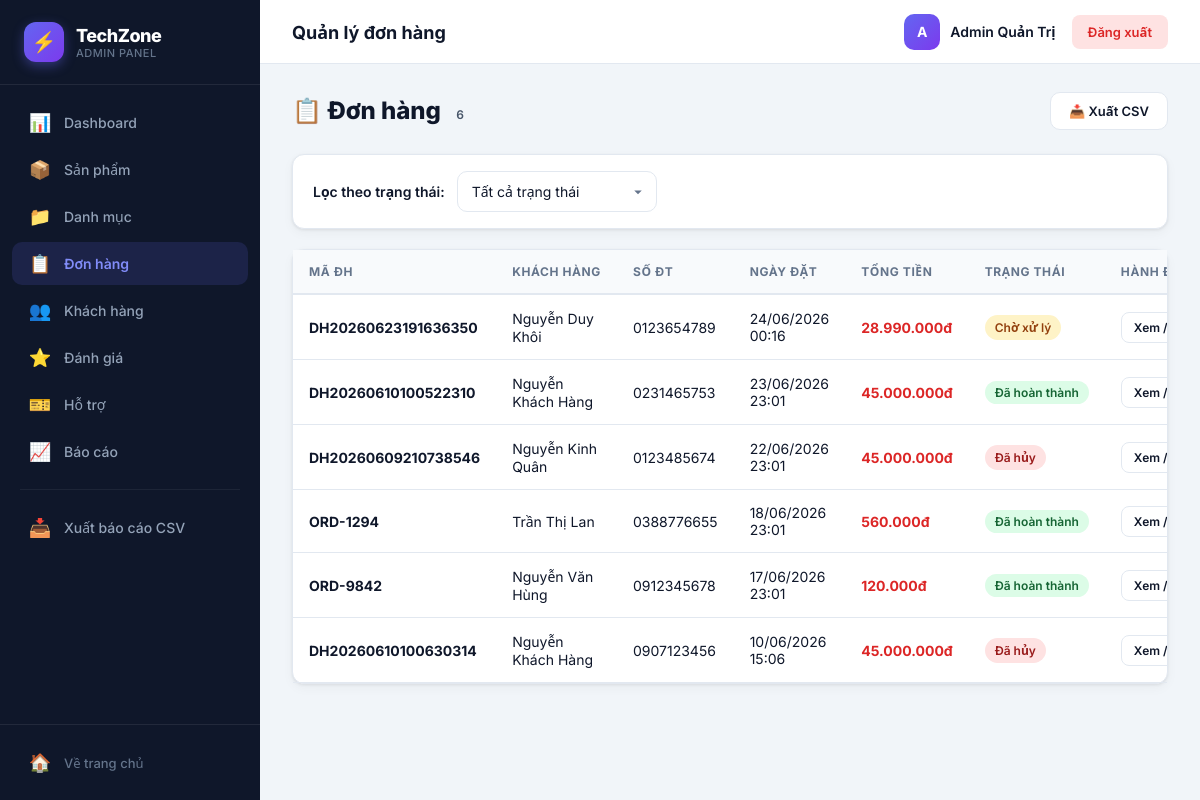
The app's page /admin/orders.php (signed in) with its own data.
### tables this page shows
CREATE TABLE `orders` (
  `id` int(10) UNSIGNED NOT NULL,
  `order_code` varchar(20) NOT NULL,
  `user_id` int(10) UNSIGNED DEFAULT NULL,
  `customer_name` varchar(100) NOT NULL,
  `customer_phone` varchar(20) NOT NULL,
  `customer_address` text NOT NULL,
  `note` text DEFAULT NULL,
  `subtotal` decimal(15,0) NOT NULL DEFAULT 0,
  `shipping_fee` decimal(15,0) NOT NULL DEFAULT 0,
  `total_price` decimal(15,0) NOT NULL DEFAULT 0,
  `payment_method` enum('qr','cod','momo','transfer') NOT NULL DEFAULT 'cod',
  `status` enum('Chờ xử lý','Đang giao','Đã hoàn thành','Đã hủy') NOT NULL DEFAULT 'Chờ xử lý',
  `created_at` datetime NOT NULL DEFAULT current_timestamp(),
  `updated_at` datetime NOT NULL DEFAULT current_timestamp() ON UPDATE current_timestamp()
);

### admin/orders.php (the view, shortened to what this page needs)
<?php
$pdo = getDB();
$sql = "SELECT * FROM orders WHERE 1=1";
$params = [];
$sql .= " ORDER BY created_at DESC";
$stmt = $pdo->prepare($sql);
$stmt->execute($params);
$orders = $stmt->fetchAll();
require_once __DIR__ . '/admin_layout.php';
?>
<div class="page-header">
    <h1>📋 Đơn hàng <span class="badge badge-secondary"><?= count($orders) ?></span></h1>
    <a href="export_orders.php" class="btn btn-outline">📥 Xuất CSV</a>
</div>
<div class="card" style="margin-bottom:20px;">
    <div class="card-body" style="padding:16px 20px;">
        <form method="GET" class="filter-bar">
            <span style="font-weight:600;font-size:14px;">Lọc theo trạng thái:</span>
            <select name="status" class="form-control" style="max-width:200px;" onchange="this.form.submit()">
                <option value="">Tất cả trạng thái</option>
            </select>
        </form>
    </div>
</div>
<div class="card">
    <div class="card-body" style="padding:0;">
        <div class="table-container">
            <table class="data-table">
                <thead>
                    <tr>
                        <th>Mã ĐH</th>
                        <th>Khách hàng</th>
                        <th>Số ĐT</th>
                        <th>Ngày đặt</th>
                        <th>Tổng tiền</th>
                        <th>Trạng thái</th>
                        <th>Hành động</th>
                    </tr>
                </thead>
                <tbody>
                    <?php foreach ($orders as $order):
                        $statusClass = match($order['status']) {
                            'Đã hoàn thành' => 'badge-success',
                            'Đang giao' => 'badge-info',
                            'Đã hủy' => 'badge-danger',
                            default => 'badge-warning',
                        };
                    ?>
                        <tr>
                            <td><strong><?= htmlspecialchars($order['order_code']) ?></strong></td>
                            <td><?= htmlspecialchars($order['customer_name']) ?></td>
                            <td><?= htmlspecialchars($order['customer_phone']) ?></td>
                            <td><?= date('d/m/Y H:i', strtotime($order['created_at'])) ?></td>
                            <td class="price"><?= number_format($order['total_price'], 0, ',', '.') ?>đ</td>
                            <td><span class="badge <?= $statusClass ?>"><?= $order['status'] ?></span></td>
                            <td>
                                <a href="order_detail.php?id=<?= $order['id'] ?>" class="btn btn-outline btn-sm">Xem / Xử lý</a>
                            </td>
                        </tr>
                    <?php endforeach; ?>
                </tbody>
            </table>
        </div>
    </div>
</div>
<?php require_once __DIR__ . '/admin_footer.php'; ?>

### admin/admin_layout.php (style rules this page uses)
*, *::before, *::after { box-sizing: border-box; margin: 0; padding: 0; }
:root { --sidebar-w: 260px; --topbar-h: 64px; --primary: #6366f1; --primary-dark: #4f46e5; --primary-light: #818cf8; --bg: #f1f5f9; --card: #ffffff; --text: #0f172a; --text-sub: #64748b; --border: #e2e8f0; --success: #22c55e; --warning: #f59e0b; --danger: #ef4444; --info: #3b82f6; --sidebar-bg: #0f172a; --sidebar-hover: #1e293b; --sidebar-active: rgba(99, 102, 241, 0.15); --radius: 12px; --shadow: 0 1px 3px rgba(0,0,0,0.08), 0 4px 12px rgba(0,0,0,0.04); --shadow-lg: 0 10px 30px rgba(0,0,0,0.08), 0 4px 12px rgba(0,0,0,0.05); }
body { font-family: 'Inter', system-ui, -apple-system, sans-serif; background: var(--bg); color: var(--text); min-height: 100vh; }
.card { background: var(--card); border-radius: var(--radius); box-shadow: var(--shadow); border: 1px solid var(--border); }
.card-body { padding: 24px; }
.table-container { overflow-x: auto; }
table.data-table { width: 100%; border-collapse: collapse; }
table.data-table thead { background: #f8fafc; }
table.data-table th { padding: 13px 16px; text-align: left; font-size: 12px; font-weight: 700; color: var(--text-sub); text-transform: uppercase; letter-spacing: 0.05em; white-space: nowrap; border-bottom: 2px solid var(--border); }
table.data-table td { padding: 14px 16px; font-size: 14px; border-bottom: 1px solid var(--border); vertical-align: middle; }
table.data-table tbody tr { transition: background 0.15s; }
.btn { display: inline-flex; align-items: center; gap: 6px; padding: 9px 18px; border-radius: 10px; font-size: 13px; font-weight: 600; text-decoration: none; border: none; cursor: pointer; transition: all 0.2s ease; white-space: nowrap; }
.btn-outline { background: #fff; border: 1px solid var(--border); color: var(--text); }
.btn-sm { padding: 6px 12px; font-size: 12px; border-radius: 8px; }
.badge { display: inline-flex; align-items: center; gap: 4px; padding: 4px 10px; border-radius: 999px; font-size: 12px; font-weight: 600; white-space: nowrap; }
.badge-success { background: #dcfce7; color: #166534; }
.badge-warning { background: #fef3c7; color: #92400e; }
.badge-danger { background: #fee2e2; color: #991b1b; }
.badge-secondary { background: #f1f5f9; color: #475569; }
.form-control { width: 100%; padding: 10px 14px; border: 1px solid var(--border); border-radius: 10px; font-size: 14px; font-family: inherit; color: var(--text); background: #fff; transition: all 0.2s; }
select.form-control { cursor: pointer; appearance: none; background-repeat: no-repeat; background-position: right 12px center; padding-right: 36px; }
.filter-bar { display: flex; align-items: center; gap: 12px; flex-wrap: wrap; }
.price { font-weight: 700; color: #dc2626; }
.page-header { display: flex; align-items: center; justify-content: space-between; margin-bottom: 24px; gap: 16px; flex-wrap: wrap; }
.page-header h1 { font-size: 24px; font-weight: 800; color: var(--text); }

### records on screen
orders: order_code "DH20260623191636350", customer_name "Nguyễn Duy Khôi", customer_phone "0123654789", created_at "24/06/2026 00:16", total_price "28.990.000", status "Chờ xử lý"
orders: order_code "DH20260610100522310", customer_name "Nguyễn Khách Hàng", customer_phone "0231465753", created_at "23/06/2026 23:01", total_price "45.000.000", status "Đã hoàn thành"
orders: order_code "DH20260609210738546", customer_name "Nguyễn Kinh Quân", customer_phone "0123485674", created_at "22/06/2026 23:01", total_price "45.000.000", status "Đã hủy"
orders: order_code "ORD-1294", customer_name "Trần Thị Lan", customer_phone "0388776655", created_at "18/06/2026 23:01", total_price "560.000", status "Đã hoàn thành"
orders: order_code "ORD-9842", customer_name "Nguyễn Văn Hùng", customer_phone "0912345678", created_at "17/06/2026 23:01", total_price "120.000", status "Đã hoàn thành"
orders: order_code "DH20260610100630314", customer_name "Nguyễn Khách Hàng", customer_phone "0907123456", created_at "10/06/2026 15:06", total_price "45.000.000", status "Đã hủy"

### other values on screen
$item['icon'] "📊"
$item['label'] "Dashboard"
$item['icon'] "📦"
$item['label'] "Sản phẩm"
$item['icon'] "📁"
$item['label'] "Danh mục"
$item['icon'] "📋"
$item['label'] "Đơn hàng"
$item['icon'] "👥"
$item['label'] "Khách hàng"
$item['icon'] "⭐"
$item['label'] "Đánh giá"
$item['icon'] "🎫"
$item['label'] "Hỗ trợ"
$item['icon'] "📈"
